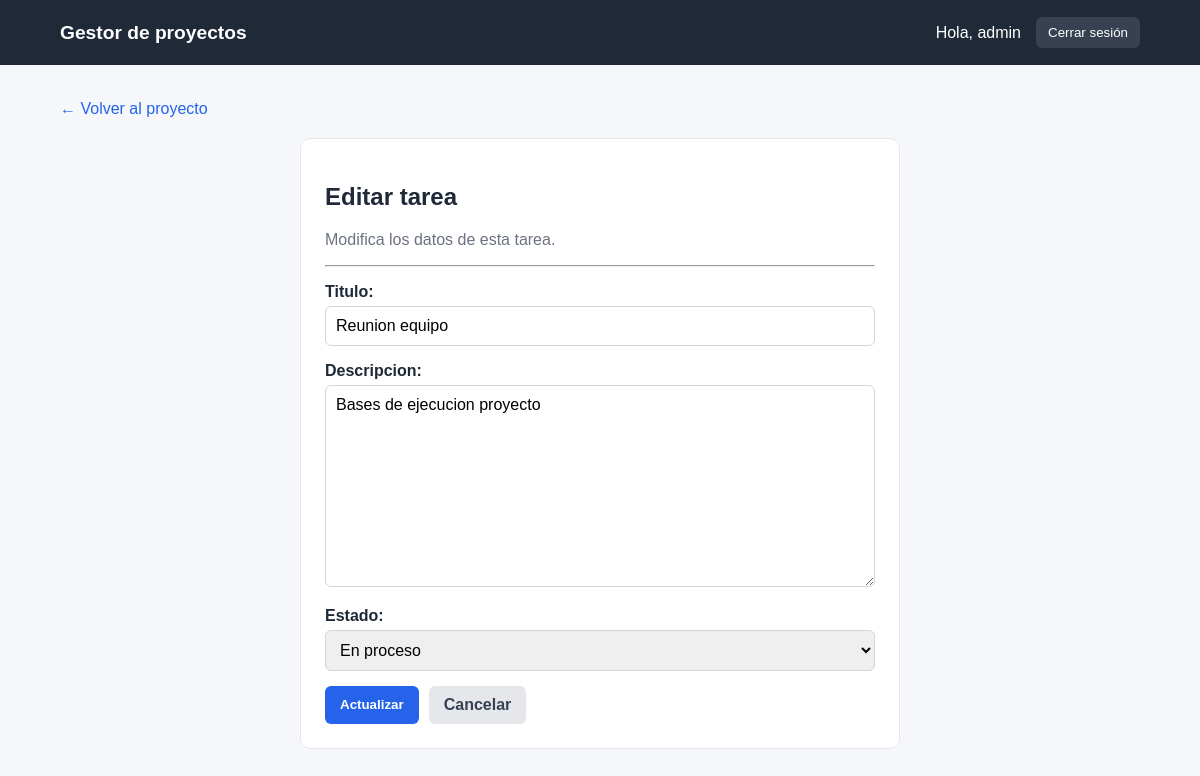
Screenshot of /tareas/6/editar/ (signed in) with the database file from the repository.
### tareas/models.py (models this page shows, shortened)
class Tarea(models.Model):
    ESTADOS = [
        ("pendiente", "Pendiente"),
        ("en_proceso", "En proceso"),
        ("finalizada", "Finalizada"),
    ]
    proyecto = models.ForeignKey(Proyecto, on_delete=models.CASCADE, related_name="tareas")
    titulo = models.CharField(max_length=100)
    descripcion = models.TextField(blank=True)
    estado = models.CharField(
        max_length=20,
        choices=ESTADOS,
        default="pendiente"
    )
    fecha_creacion = models.DateTimeField(auto_now_add=True)

### tareas/views.py (the view, shortened to what this page needs)
# urls.py: path("tareas/<int:pk>/editar/", TareaUpdateView.as_view(), name="tarea_update"),
class TareaUpdateView(LoginRequiredMixin, SuccessMessageMixin, UpdateView):
    model = Tarea
    form_class = TareaForm
    template_name = "tareas/tarea_form.html"
    success_message = "Tarea actualizada correctamente."
    def get_queryset(self):
        return Tarea.objects.filter(proyecto__usuario=self.request.user)
    def get_context_data(self, **kwargs):
        context = super().get_context_data(**kwargs)
        context["titulo"] = "Editar tarea"
        context["boton"] = "Actualizar"
        context["proyecto"] = self.object.proyecto
        return context

### tareas/forms.py
class TareaForm(forms.ModelForm):
    class Meta:
        model = Tarea
        fields = ["titulo", "descripcion", "estado"]

### tareas/templates/tareas/tarea_form.html (shortened to what this page needs)
{% extends 'base.html' %}
{% block content %}
<div class="breadcrumb">
    <a href="{% url 'proyecto_detail' proyecto.pk %}">
        ← Volver al proyecto
    </a>
</div>
<section class="card form-card">
<h1>{{ titulo }}</h1>
<p class="muted">
    {% if boton == "Crear" %}
        Completa los datos para crear una nueva tarea.
    {% else %}
        Modifica los datos de esta tarea.
    {% endif %}
</p>
<hr>
<form method="post">
    {{ form.as_p }}
    <div class="actions">
        <button class="btn" type="submit">
            {{ boton }}
        </button>
        <a
            class="btn-secondary"
            href="{% url 'proyecto_detail' proyecto.pk %}"
        >
            Cancelar
        </a>
    </div>
</form>
</section>
{% endblock %}

### tareas/templates/base.html (shortened to what this page needs)
{% load static %}
<!doctype html>
<html lang="es">
<head>
<link rel="stylesheet" href="{% static 'css/styles.css' %}">
</head>
<body>
<header class="site-header">
    <nav class="container nav">
    <a class="brand" href="{% url 'proyecto_list' %}">
        Gestor de proyectos
    </a>
    <div class="nav-links">
        {% if user.is_authenticated %}
            <span>
                Hola, {{ user.username }}
            </span>
            <form method="post" action="{% url 'logout' %}">
                <button type="submit" class="link-button">
                    Cerrar sesión
                </button>
            </form>
        {% endif %}
    </div>
</nav>
</header>
<main class="container page">
{% block content %}
{% endblock %}
</main>
</body>
</html>

### static/css/styles.css (style rules this page uses)
* { box-sizing: border-box; }
body { margin: 0; font-family: Arial, sans-serif; background: #f5f7fb; color: #1f2937; }
a { color: #2563eb; text-decoration: none; }
.container { width: 90%; max-width: 1100px; margin: auto; }
.site-header { background: #1f2937; color: white; }
.nav { min-height: 65px; display: flex; align-items: center; justify-content: space-between; }
.brand { color: white; font-weight: bold; font-size: 1.2rem; }
.nav-links { display: flex; gap: 15px; align-items: center; }
.nav-links a, .nav-links span { color: white; }
.link-button { padding: 8px 12px; border: 0; border-radius: 6px; background: #374151; color: white; cursor: pointer; }
.page { padding: 35px 0; }
.muted { color: #6b7280; }
.card { background: white; padding: 24px; border: 1px solid #e5e7eb; border-radius: 10px; }
.form-card { max-width: 600px; margin: 20px auto; }
.btn, .btn-secondary, .btn-danger { display: inline-block; padding: 10px 15px; border: 0; border-radius: 6px; font-weight: bold; cursor: pointer; }
.btn { background: #2563eb; color: white; }
.btn-secondary { background: #e5e7eb; color: #374151; }
.actions, .table-actions { display: flex; gap: 10px; flex-wrap: wrap; }
form p { margin-bottom: 15px; }
form label { display: block; margin-bottom: 5px; font-weight: bold; }
input, textarea, select { width: 100%; padding: 10px; border: 1px solid #d1d5db; border-radius: 6px; font: inherit; }
textarea { min-height: 120px; }

### rows the page displays
Tarea: titulo "Reunion equipo", descripcion "Bases de ejecucion proyecto", estado "En proceso"

### other values shown
{{ user.username }} "admin"
{{ titulo }} "Editar tarea"
{{ boton }} "Actualizar"
